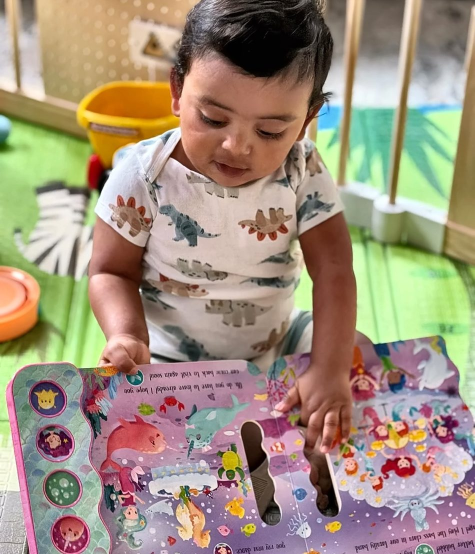
#> input picture images/about.jpg, 950 x 1108 px (shown at 1/2 size)
$ python -i enhance-photo.py   (imports and definitions only)
#> lines starting #> are read from the running program, lines starting #| are printed output that depends on the picture
#> further down, picture is the input picture: shape (1108, 950, 3); mean B, G, R 125.8, 144.8, 160.9
"""Photo restoration for the two client snapshots.

The important idea here is that these are old phone JPEGs, and on old
phone sensors the noise is overwhelmingly in the COLOUR channels, not
the brightness one. So everything below works in YCrCb: chroma gets
denoised hard, luma barely at all, and all the sharpening happens on
luma only. That is what stops the "plastic skin" look — the first
attempt denoised the whole RGB image and wiped out hair and eyelashes.
"""
import cv2, numpy as np, os

MODEL = '/home/claude/FSRCNN_x4.pb'


# [7 lines left out: function white_balance, not called in this run]


def split(img):
    y, cr, cb = cv2.split(cv2.cvtColor(img, cv2.COLOR_BGR2YCrCb))
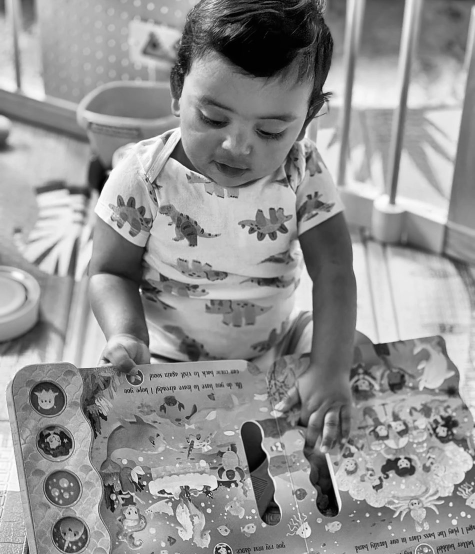
#> y: shape (1108, 950) (shown at 1/2 size); min 0, max 255, mean 147.5
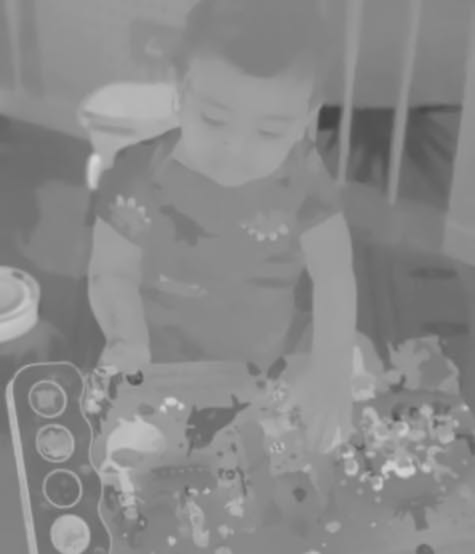
#> cr: shape (1108, 950) (shown at 1/2 size); min 65, max 215, mean 137.6
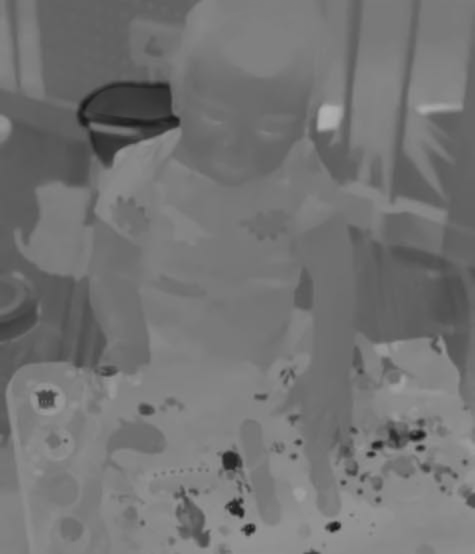
#> cb: shape (1108, 950) (shown at 1/2 size); min 20, max 178, mean 115.8
    return y, cr, cb


def merge(y, cr, cb):
    return cv2.cvtColor(cv2.merge((y, cr, cb)), cv2.COLOR_YCrCb2BGR)


def clean(img, luma=3, chroma=14):
    """Denoise colour hard, brightness gently."""
    y, cr, cb = split(img)
    y  = cv2.fastNlMeansDenoising(y, None, luma, 7, 21)
    cr = cv2.fastNlMeansDenoising(cr, None, chroma, 7, 21)
    cb = cv2.fastNlMeansDenoising(cb, None, chroma, 7, 21)
    return merge(y, cr, cb)


# [70 lines left out: functions tone, local_contrast, superres, sharpen_luma, saturate, warm and 1 more, not called in this run]

>>> import cv2
>>> picture = cv2.imread('../images/about.jpg')
>>> result = clean(picture)

$ run again, on images/hero.jpg
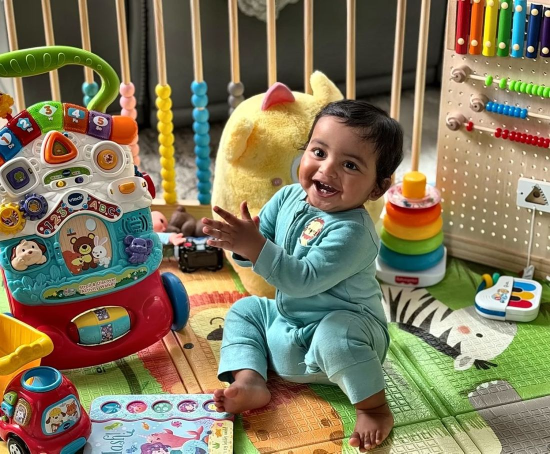
#> input picture images/hero.jpg, 1100 x 907 px (shown at 1/2 size)
#> picture is the input picture: shape (907, 1100, 3); mean B, G, R 92.3, 119.9, 128.8
#> in split, `y, cr, cb = cv2.split(cv2.cvtColor(img, cv2.COLOR_BGR2YCrCb))`:
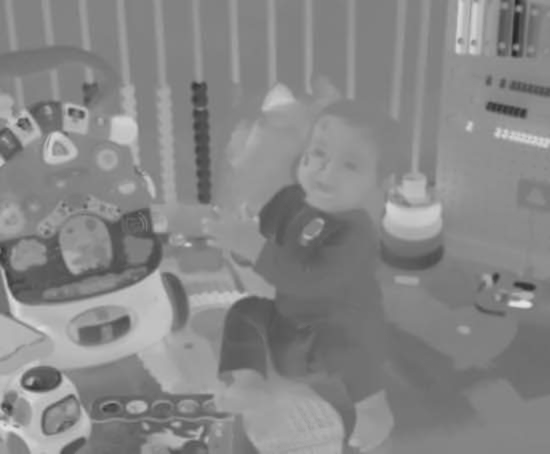
#> cr: shape (907, 1100) (shown at 1/2 size); min 32, max 229, mean 134.7
#> in split, `y, cr, cb = cv2.split(cv2.cvtColor(img, cv2.COLOR_BGR2YCrCb))`:
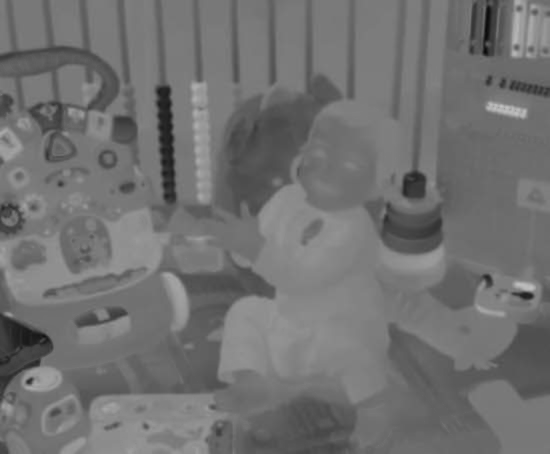
#> cb: shape (907, 1100) (shown at 1/2 size); min 8, max 195, mean 112.7

$ run again, on images/program-toddler.jpg
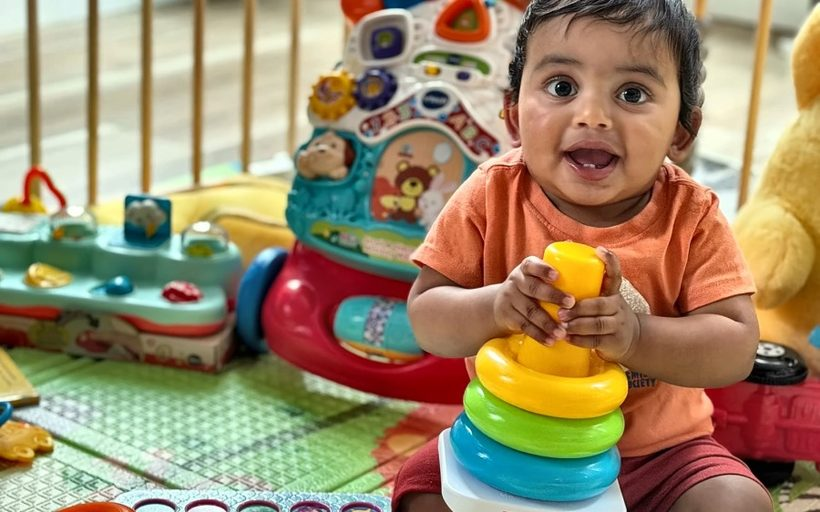
#> input picture images/program-toddler.jpg, 820 x 512 px
#> picture is the input picture: shape (512, 820, 3); mean B, G, R 105.6, 137.4, 156.1
#> in split, `y, cr, cb = cv2.split(cv2.cvtColor(img, cv2.COLOR_BGR2YCrCb))`:
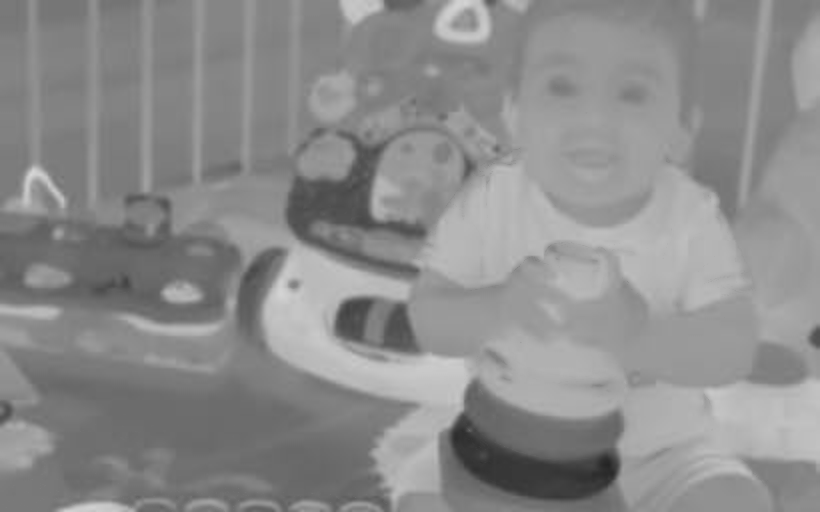
#> cr: shape (512, 820); min 36, max 214, mean 140
#> in split, `y, cr, cb = cv2.split(cv2.cvtColor(img, cv2.COLOR_BGR2YCrCb))`:
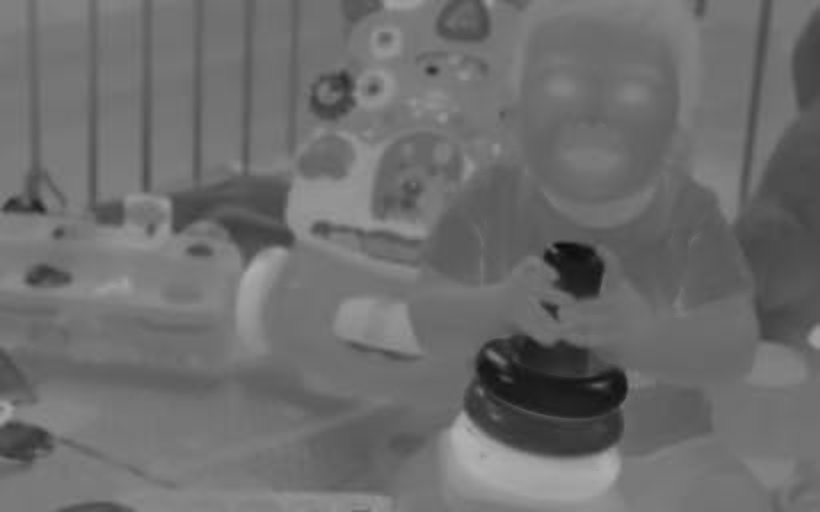
#> cb: shape (512, 820); min 11, max 178, mean 109
